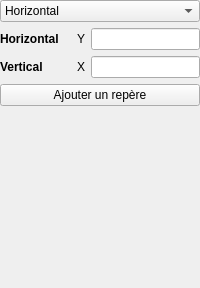
       <widget class="QWidget" name="configureMark">
        <attribute name="icon">
         <iconset resource="menu.qrc">
          <normaloff>:/icons/mark.png</normaloff>:/icons/mark.png</iconset>
        </attribute>
        <attribute name="title">
         <string/>
        </attribute>
        <attribute name="toolTip">
         <string>Repère</string>
        </attribute>
        <layout class="QGridLayout" name="gridLayout_5">
         <property name="margin" stdset="0">
          <number>0</number>
         </property>
         <item row="0" column="0" colspan="3">
          <widget class="QComboBox" name="mark_I_Orientation">
           <item>
            <property name="text">
             <string>Horizontal</string>
            </property>
           </item>
           <item>
            <property name="text">
             <string>Vertical</string>
            </property>
           </item>
          </widget>
         </item>
         <item row="1" column="0">
          <widget class="QLabel" name="mark_L_Horizontal">
           <property name="font">
            <font>
             <bold>true</bold>
            </font>
           </property>
           <property name="text">
            <string>Horizontal</string>
           </property>
          </widget>
         </item>
         <item row="1" column="1">
          <widget class="QLabel" name="mark_L_Y">
           <property name="text">
            <string>Y</string>
           </property>
           <property name="alignment">
            <set>Qt::AlignmentFlag::AlignRight|Qt::AlignmentFlag::AlignTrailing|Qt::AlignmentFlag::AlignVCenter</set>
           </property>
          </widget>
         </item>
         <item row="1" column="2">
          <widget class="QLineEdit" name="mark_I_Y"/>
         </item>
         <item row="2" column="0">
          <widget class="QLabel" name="mark_L_Vertical">
           <property name="font">
            <font>
             <bold>true</bold>
            </font>
           </property>
           <property name="text">
            <string>Vertical</string>
           </property>
          </widget>
         </item>
         <item row="2" column="1">
          <widget class="QLabel" name="mark_L_X">
           <property name="text">
            <string>X</string>
           </property>
           <property name="alignment">
            <set>Qt::AlignmentFlag::AlignRight|Qt::AlignmentFlag::AlignTrailing|Qt::AlignmentFlag::AlignVCenter</set>
           </property>
          </widget>
         </item>
         <item row="2" column="2">
          <widget class="QLineEdit" name="mark_I_X"/>
         </item>
         <item row="3" column="0" colspan="3">
          <widget class="QPushButton" name="mark_B_Add">
           <property name="text">
            <string>Ajouter un repère</string>
           </property>
          </widget>
         </item>
         <item row="4" column="1">
          <spacer name="mark_PushUp">
           <property name="orientation">
            <enum>Qt::Orientation::Vertical</enum>
           </property>
           <property name="sizeHint" stdset="0">
            <size>
             <width>20</width>
             <height>182</height>
            </size>
           </property>
          </spacer>
         </item>
        </layout>
       </widget>
